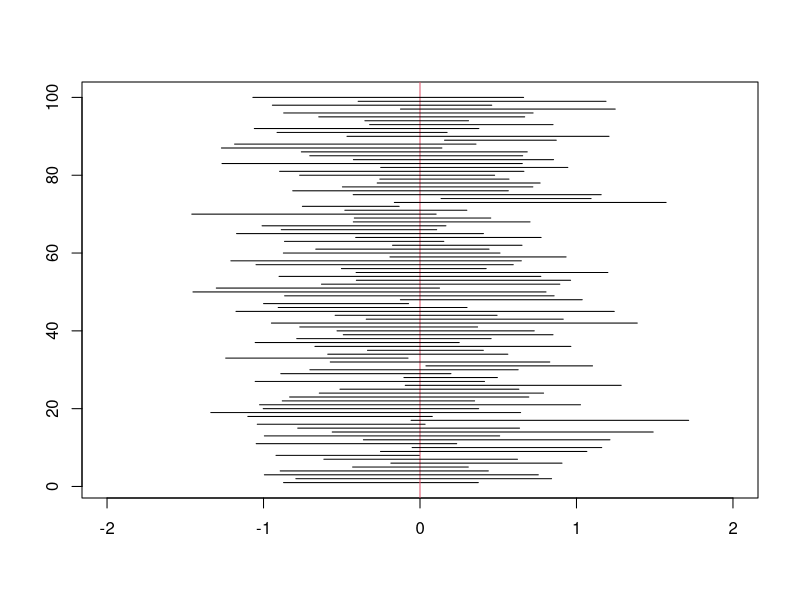

Recreate this plot in R.

# Wizualizacja wyników

# Zadanie 5
N <- 10000
n <- 10
mi <- 0
sigma <- 1
alfa <- 0.05
q <- qt(1 - alfa / 2, n - 1)
k <- 0
for(i in 1:N){
  x <- rnorm(n, mi, sigma)
  m <- mean(x)
  s <- sd(x)
  if( mi >= m - q * s / sqrt(n) & mi <= m + q * s / sqrt(n) ) k <- k + 1
}
paste0(k/N*100, "%")
k/N

# wizualizacja wyników

# funkcja replicate
?replicate
N <- 1000
prz.ufn = replicate(N,{
  x <- rnorm(n, mi, sigma)
  m <- mean(x)
  s <- sd(x)
  c( m - q * s / sqrt(n) , m + q * s / sqrt(n) )
})

lewy <- prz.ufn[1,]
prawy <- prz.ufn[2,]
plot(c(lewy[1],prawy[1]),c(1,1),type="l", xlim=c(-2,2),ylim=c(1,100),xlab=" " , ylab=" ")
abline(v=mi, col = 2)
for (i in 2:100) 
{ 
  lines(c(lewy[i],prawy[i]),c(i,i))
}

# Zadanie 9 ---------------------------------------------------------------

k <-  3
n <-  12
binom.test(k, n, conf.level = 0.95)$conf


# Zadanie 10 --------------------------------------------------------------

iris
vir <- iris$Petal.Length[iris$Species == "virginica"]


prz.ufn.mi <- function(x, alfa){
  n <- length(x)
  m <- mean(x)
  s <- sd(x)
  q <- qt(1 - alfa / 2, n - 1)
  prz <- m + c(-1, 1) * s * q / sqrt(n)
  prz
}
prz.ufn.war <- function(x, alfa) {
  n <- length(x)
  q1 <- qchisq(1 - alfa / 2, n - 1)
  q2 <- qchisq(alfa / 2, n - 1)
  prz <- (n - 1) * var(x) / c(q1, q2)
  prz
}
prz.ufn.odch <- function(x, alfa) {
  n <- length(x)
  q1 <- qchisq(1 - alfa / 2, n - 1)
  q2 <- qchisq(alfa / 2, n - 1)
  prz <- sqrt((n - 1) * var(x) / c(q1, q2))
  prz
}

prz.ufn.mi(vir, 0.01)
t.test(vir, conf.level = 0.99)$conf
prz.ufn.war(vir, 0.05)
library(TeachingDemos)
sigma.test(vir, conf.level = 0.95)$conf.int

# Zadanie 11 --------------------------------------------------------------

k <- 19
n <- 150
binom.test(k, n, conf.level = 0.96)$conf


# Zadanie 12 --------------------------------------------------------------

x <- chickwts$weight[chickwts$feed == "soybean"]
prz.ufn.war(x, 0.07)


# Zadanie 13 --------------------------------------------------------------

faithful
t.test(faithful$waiting, conf.level=0.99)$conf

prz.ufn.mi(faithful$waiting, 0.01)


############################## Kartka 4 #############################

# Cel: weryfikacja hipotez ------------------------------------------------


# Zadanie 1 ---------------------------------------------------------------

wytrzymalosc <- c(1.36, 1.14, 1.27, 1.15, 1.20, 1.29, 1.27, 1.18, 1.23, 1.36,
                  1.38, 1.37, 1.30, 1.21, 1.33, 1.28, 1.32, 1.29, 1.33, 1.25)

# H_0: mu = mu0
# H_1: mu > mu0

mu0 <- 1.2
sigma <- 0.07
alpha <- 0.04
n <- length(wytrzymalosc)

### I sposób ----------------------------------------------
# statystyka testowa

t <- (mean(wytrzymalosc) - mu0) / sigma * sqrt(n)
t
# 4.823518

# obszar krytyczny 
qnorm(1 - alpha)
# [1.750686, Inf)

# Odp: t należy do obszaru krytycznego, zatem odrzucamy hipotezę H_0


# Zadanie 2 ---------------------------------------------------------------

waga <- c(142, 151, 148, 151, 145, 150, 141)

# H_0: mu = mu0
# H_1: mu != mu0

mu0 <- 150
alpha <- 0.05
n <- length(waga)
s <- sd(waga)

### I sposób ----------------------------------------------
# statystyka testowa

t <- (mean(waga) - mu0) / s * sqrt(n)
t
# -1.970369

# obszar krytyczny 

qt(1 - alpha / 2, n - 1)
# (-Inf, -2.446912] + [2.446912, Inf)

# Odp: t nie należy do obszaru krytycznego, zatem nie ma podstaw
# do odrzucenia H_0
